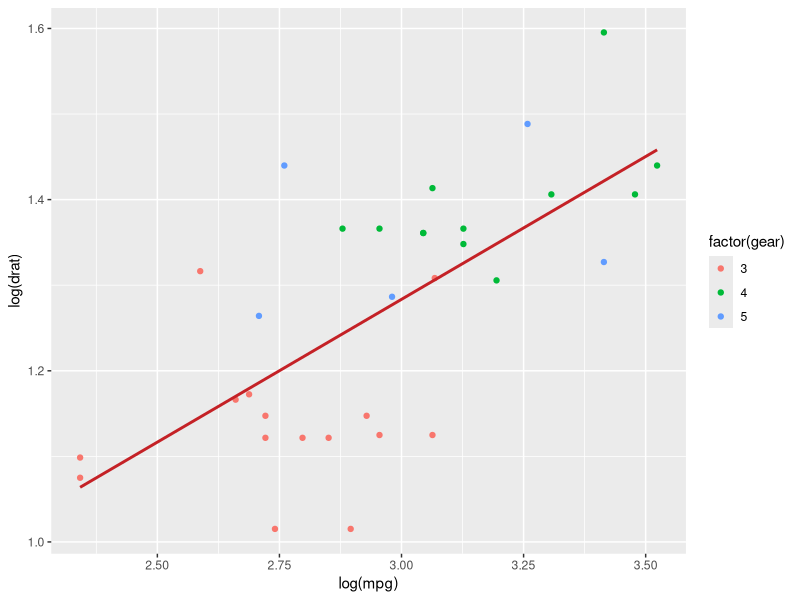

Generate this figure with R:
library(ggplot2)  
# Giving a name to the chart file.  
png(file = "scatterplot3.png")  
#Creating scatterplot with fitted values.  
# An additional function stst_smooth is used for linear regression.  
ggplot(mtcars, aes(x = log(mpg), y = log(drat))) +geom_point(aes(color = factor(gear))) + stat_smooth(method = "lm",col = "#C42126",se = FALSE,size = 1)  
#in above example lm is used for linear regression and se stands for standard error.  
# Saving the file.  
dev.off()  
